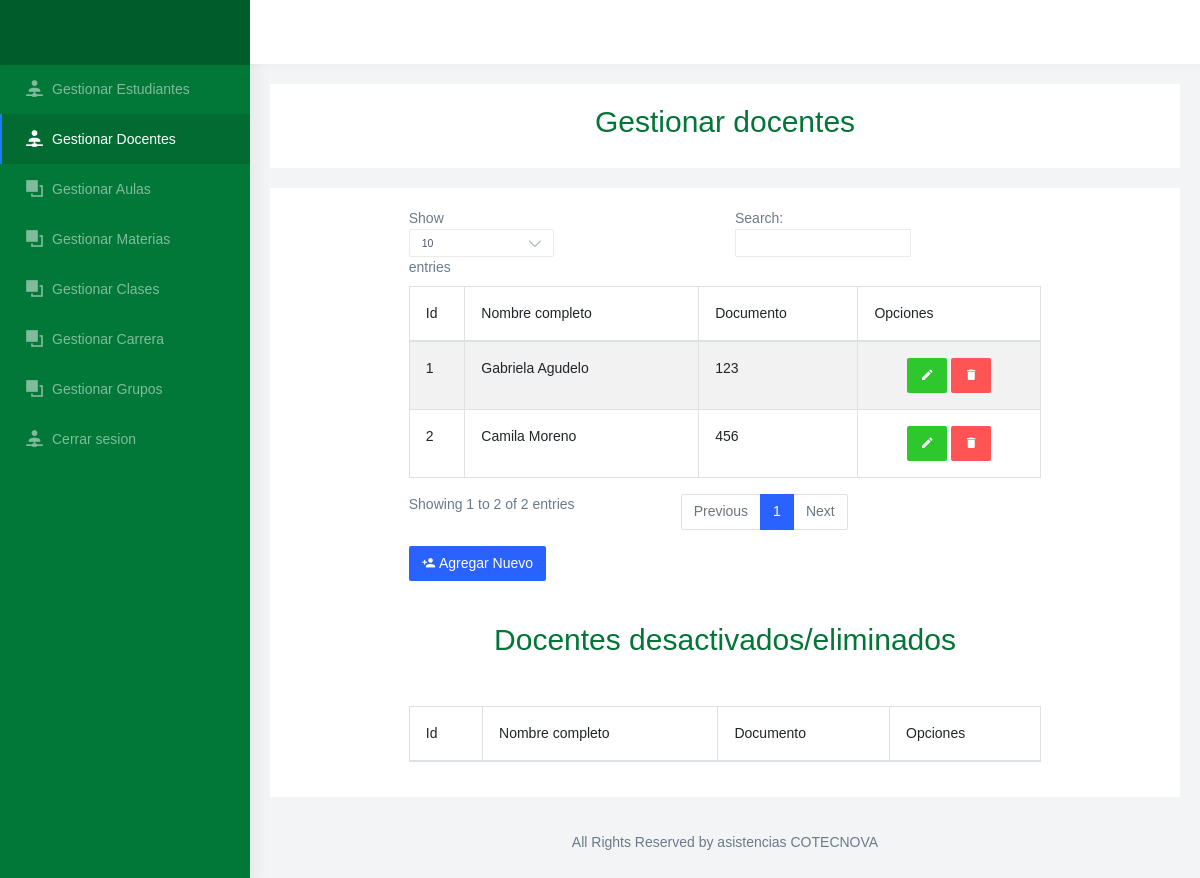
The page /gestion_docente.php on the database as committed earlier.
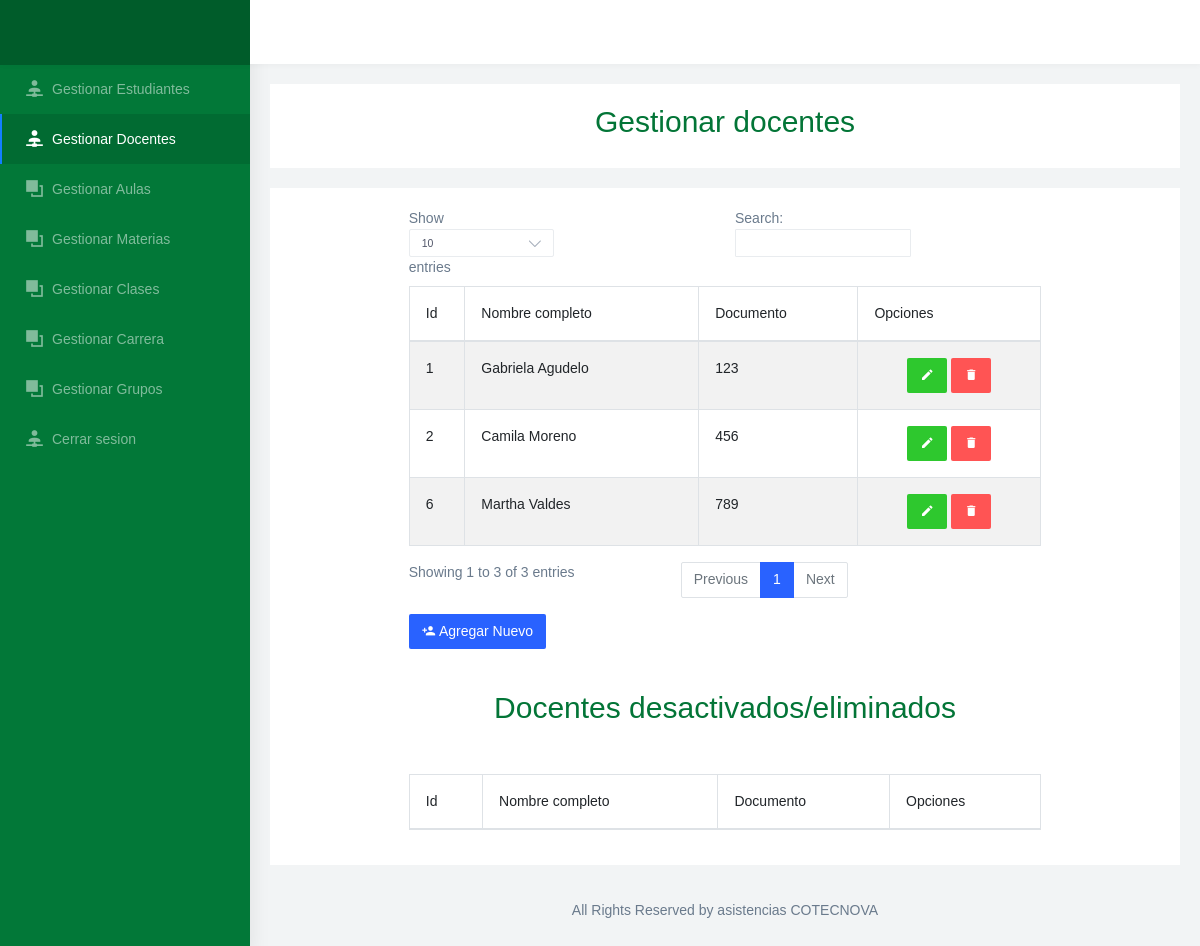
The same page on the database as committed later.
### tables this page shows
CREATE TABLE `docente` (
  `id_docente` int(11) NOT NULL COMMENT 'Identificador del docente',
  `documento` varchar(45) NOT NULL COMMENT 'Documento del docente',
  `nombres` varchar(45) NOT NULL COMMENT 'Nombres del docente\n\n',
  `apellidos` varchar(45) NOT NULL COMMENT 'Apellidos del docente',
  `clave` varchar(45) NOT NULL COMMENT 'Clave del docente',
  `correo` varchar(255) NOT NULL COMMENT 'Correo del docente',
  `tipo_usuario_id_tipo_usuario` int(11) NOT NULL COMMENT 'Tipo de usuario',
  `estado` int(11) NOT NULL COMMENT 'Activo o inactivo'
);

### Modelo/MySQL.php (called while the page is built, shortened)
<?php
class MySQL{
    private $hostname  = "localhost";
    private $user = "root";
    private $password = "";
    private $database = "asistencia";
    private $conexion;
    public function conectar(){
        $this->conexion = mysqli_connect($this->hostname, $this->user, $this->password, $this->database);
    }
    public function efectuarConsulta($consulta){
        mysqli_query($this->conexion, "SET lc_time_names = 'es_ES'" );
        mysqli_query($this->conexion, "SET NAMES 'utf8'");
        mysqli_query($this->conexion, "SET CHARACTER 'utf8'");
       $this->resultadoConsulta = mysqli_query($this->conexion, $consulta);
        return $this->resultadoConsulta;
    }
}

### gestion_docente.php (the view, shortened to what the changed rows need)
<!DOCTYPE html>
<html dir="ltr" lang="en">
<head>
  <link href="css/chartist.min.css" rel="stylesheet">
  <link href="css/style.min.css" rel="stylesheet">
  <link href="css/ie7.css" rel="stylesheet">
  <link href="css/materialdesignicons.min.css" rel="stylesheet">
  <link href="css/weather-icons.min.css" rel="stylesheet">
  <link href="css/registro.css" rel="stylesheet" media="all">
  <link href="https://cdnjs.cloudflare.com/ajax/libs/twitter-bootstrap/4.5.2/css/bootstrap.css" rel="stylesheet" media="all">
</head>
<body>
  <?php
  if (!isset($_SESSION['tipousuario'])) {
    require_once 'Modelo/MySQL.php';
    $mysql = new MySQL;
    $mysql->conectar();
    $MostrarDatos = $mysql->efectuarConsulta("SELECT asistencia.docente.id_docente, asistencia.docente.documento, asistencia.docente.nombres, asistencia.docente.apellidos from docente where asistencia.docente.estado = 1");
  }
  ?>
  <div id="main-wrapper" data-navbarbg="skin6" data-theme="light" data-layout="vertical" data-sidebartype="full" data-boxed-layout="full">
    <div class="page-wrapper">
      <div class="container-fluid">
        <div class="row">
          <div class="col-12">
            <div class="card">
              <div class="card-body" align="center">
                  <h2 style="color: #037537">Gestionar docentes</h2>
              </div>
            </div>
            <div class="card">
              <div class="card-body">
                <div class="container col-md-9 col-md-offset-3">
                  <table id="example" class="table table-striped table-bordered" style="width:100%">
                    <thead>
                      <tr>
                        <th>Id</th>
                        <th>Nombre completo</th>
                        <th>Documento</th>
                        <th>Opciones</th>
                      </tr>
                    </thead>
                    <tbody>
                      <tr>
                        <?php
                        while ($valores1 = mysqli_fetch_assoc($MostrarDatos)) {
                          $id_docente = $valores1 ['id_docente'];
                        ?>
                          <td><?php echo $valores1['id_docente'] ?></td>
                          <td><?php echo $valores1['nombres']." ".$valores1['apellidos'] ?></td>
                          <td><?php echo $valores1['documento'] ?></td>
                          <td>
                            <div class="text-center">
                              <a class="btn" style="background-color: #2EC82E;color: white" href='update_docente2.php?id_docente=<?php echo $id_docente; ?>' role="button"><i class="mdi mdi-pencil"></i></a>
                              <a class="btn" style="background-color: #FF5454;color: white" href='Controlador/delete_docente.php?id_docente=<?php echo $id_docente; ?>' role="button"><i class="mdi mdi-delete"></i></a>
                            </div>
                          </td>
                      </tr>
                    <?php
                        }
                    ?>
                    </tbody>
                  </table>
                  <a class="btn" style="background-color: #2962FF;color: white" href="registro_docente.php" role="button"><i class="mdi mdi-account-plus"></i> Agregar Nuevo</a>
                  <br><br>
                  <div class="card">
                    <div class="card-body" align="center">
                        <h2 style="color: #037537">Docentes desactivados/eliminados</h2>
                    </div>
                  </div>
                  <table id="example2" class="table table-striped table-bordered" style="width:100%">
                    <thead>
                      <tr>
                        <th>Id</th>
                        <th>Nombre completo</th>
                        <th>Documento</th>
                        <th>Opciones</th>
                      </tr>
                    </thead>
                  </table>
                </div>
              </div>
            </div>
          </div>
        </div>
      </div>
    </div>
</body>
</html>

Rows that differ between the two databases and show on the page:
added docente: id_docente "6", nombres "Martha", apellidos "Valdes", documento "789"
Other text that changed with them:
text written by a page script: "Show entries Search: Showing 1 to 2 of 2 entries Previous 1 Next" → "Show entries Search: Showing 1 to 3 of 3 entries Previous 1 Next"
